Frame 1 (no input): blank canvas, image omitted
Frame 60 (the mouse pressed at the canvas centre just before this capture): blank canvas, image omitted
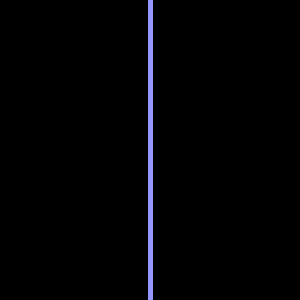
Frame 120 (the mouse held since frame 60 and released just before this capture)

The Processing sketch whose frames 1 and 60 were blank and that drew this single picture after the mouse press (run headless with seeded random() and noise(); from frame 60 on, the mouse is pressed at the canvas centre):

// Processing sketch: colourLine2
// ── colourLine2.pde
float c1, c2, c3;

void setup(){
  size(300,300);
  background(0);
}

void draw(){
  c1 = map(mouseX, 0, 255, 0, 255);
  c2 =  map(mouseY, 0, 255, 0, 255);
  c3 = map(mouseX+mouseY, 0, 255, 0, 255);
  
  strokeWeight(5);
  stroke(c1, c2, c3);
  //println(c1, c2);
  line(mouseX, 0, mouseX, height);
}
